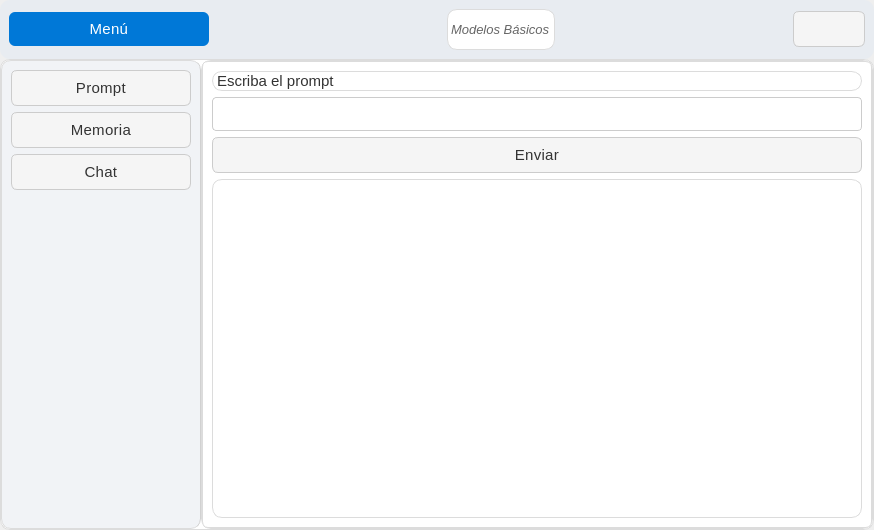
<?xml version="1.0" encoding="UTF-8"?>
<ui version="4.0">
 <class>Dialog</class>
 <widget class="QDialog" name="Dialog">
  <property name="geometry">
   <rect>
    <x>0</x>
    <y>0</y>
    <width>874</width>
    <height>530</height>
   </rect>
  </property>
  <property name="windowTitle">
   <string>Dialog</string>
  </property>
  <property name="styleSheet">
   <string notr="true">/* === Estilo general === */
QMainWindow {
    background-color: #f6f7fb;
    color: #333333;
    font-family: &quot;Segoe UI Variable&quot;, &quot;Roboto&quot;, &quot;Open Sans&quot;, sans-serif;
    font-size: 16px;
    font-weight: 300; /* Más delgada */
}

/* === Frames === */
QFrame {
    background-color: #ffffff;
    border-radius: 10px;
    border: 1px solid #dcdcdc;
}

/* Barra superior */
#frame_superior {
    background-color: #e8ecf1;
    border: none;
}

/* Panel lateral */
#frame_lateral {
    background-color: #f1f3f6;
    border-right: 1px solid #d1d1d1;
}

/* Área principal */
#frame_paginas {
    background-color: #ffffff;
}

/* === Botones === */
QPushButton {
    background-color: #f5f5f5;
    color: #333333;
    border: 1px solid #cccccc;
    border-radius: 6px;
    padding: 8px 14px;
    font-weight: 400;
    font-size: 15px;
    letter-spacing: 0.3px;
}

QPushButton:hover {
    background-color: #0078d7;
    color: #ffffff;
    border: 1px solid #0078d7;
}

QPushButton:pressed {
    background-color: #005a9e;
    color: #ffffff;
    border: 1px solid #005a9e;
}

/* Botón principal (Menú) */
#boton_menu {
    background-color: #0078d7;
    color: white;
    border: none;
    font-weight: 400;
}
#boton_menu:hover {
    background-color: #006cbe;
}
#boton_menu:pressed {
    background-color: #005a9e;
}

/* Botón salir */
#boton_salir {
    background-color: #e74c3c;
    color: white;
    border: none;
}
#boton_salir:hover {
    background-color: #c0392b;
}
#boton_salir:pressed {
    background-color: #a93226;
}

/* === Campos de texto === */
QLineEdit {
    background-color: #ffffff;
    color: #333333;
    border: 1px solid #cccccc;
    border-radius: 4px;
    padding: 6px 8px;
    font-size: 15px;
    font-weight: 300;
}

QLineEdit:focus {
    border: 1px solid #0078d7;
    background-color: #f9fcff;
}

/* === Labels === */
QLabel {
    color: #333333;
    font-weight: 300;
    font-size: 15px;
}

/* Label inferior o secundario */
#label {
    color: #666666;
    font-size: 13px;
    font-style: italic;
}

/* === Stacked Widget === */
QStackedWidget {
    background-color: #ffffff;
    border: 1px solid #dcdcdc;
    border-radius: 6px;
}

/* === Scrollbars === */
QScrollBar:vertical {
    border: none;
    background: #f0f0f0;
    width: 10px;
    border-radius: 4px;
}
QScrollBar::handle:vertical {
    background: #cccccc;
    min-height: 20px;
    border-radius: 4px;
}
QScrollBar::handle:vertical:hover {
    background: #0078d7;
}
QScrollBar::add-line:vertical,
QScrollBar::sub-line:vertical {
    height: 0;
}

/* === Layouts === */
QVBoxLayout, QHBoxLayout {
    spacing: 10px;
}

/* === Botones laterales === */
#boton_agregar, #boton_buscar, #boton_actualizar, #boton_eliminar, #boton_consultar {
    background-color: #ffffff;
    border: 1px solid #cccccc;
    color: #333333;
    font-weight: 400;
    font-size: 15px;
}

#boton_agregar:hover, 
#boton_buscar:hover, 
#boton_actualizar:hover, 
#boton_eliminar:hover,
#boton_consultar:hover {
    background-color: #e8f0fe;
    border: 1px solid #0078d7;
    color: #0078d7;
}

#boton_agregar:pressed, 
#boton_buscar:pressed, 
#boton_actualizar:pressed, 
#boton_eliminar:pressed ,
#boton_consultar:pressed{
    background-color: #cce0ff;
}

/* === Tooltips === */
QToolTip {
    background-color: #ffffff;
    color: #333333;
    border: 1px solid #0078d7;
    padding: 6px;
    border-radius: 4px;
    font-size: 14px;
}</string>
  </property>
  <layout class="QVBoxLayout" name="verticalLayout" stretch="1,8">
   <property name="spacing">
    <number>0</number>
   </property>
   <property name="leftMargin">
    <number>0</number>
   </property>
   <property name="topMargin">
    <number>0</number>
   </property>
   <property name="rightMargin">
    <number>0</number>
   </property>
   <property name="bottomMargin">
    <number>0</number>
   </property>
   <item>
    <widget class="QFrame" name="frame_superior">
     <property name="frameShape">
      <enum>QFrame::StyledPanel</enum>
     </property>
     <property name="frameShadow">
      <enum>QFrame::Raised</enum>
     </property>
     <layout class="QHBoxLayout" name="horizontalLayout">
      <item>
       <widget class="QPushButton" name="boton_menu">
        <property name="minimumSize">
         <size>
          <width>200</width>
          <height>0</height>
         </size>
        </property>
        <property name="maximumSize">
         <size>
          <width>200</width>
          <height>16777215</height>
         </size>
        </property>
        <property name="text">
         <string>Menú</string>
        </property>
        <property name="icon">
         <iconset>
          <normaloff>../imagenes/boton_menu.png</normaloff>../imagenes/boton_menu.png</iconset>
        </property>
        <property name="iconSize">
         <size>
          <width>32</width>
          <height>32</height>
         </size>
        </property>
       </widget>
      </item>
      <item>
       <spacer name="horizontalSpacer">
        <property name="orientation">
         <enum>Qt::Horizontal</enum>
        </property>
        <property name="sizeHint" stdset="0">
         <size>
          <width>225</width>
          <height>20</height>
         </size>
        </property>
       </spacer>
      </item>
      <item>
       <widget class="QLabel" name="label">
        <property name="text">
         <string>Modelos Básicos</string>
        </property>
       </widget>
      </item>
      <item>
       <spacer name="horizontalSpacer_2">
        <property name="orientation">
         <enum>Qt::Horizontal</enum>
        </property>
        <property name="sizeHint" stdset="0">
         <size>
          <width>225</width>
          <height>20</height>
         </size>
        </property>
       </spacer>
      </item>
      <item>
       <widget class="QPushButton" name="boton_cerrar">
        <property name="text">
         <string/>
        </property>
        <property name="icon">
         <iconset>
          <normaloff>../imagenes/boton_cerrar.png</normaloff>../imagenes/boton_cerrar.png</iconset>
        </property>
        <property name="iconSize">
         <size>
          <width>32</width>
          <height>32</height>
         </size>
        </property>
       </widget>
      </item>
     </layout>
    </widget>
   </item>
   <item>
    <widget class="QFrame" name="frame_central">
     <property name="frameShape">
      <enum>QFrame::StyledPanel</enum>
     </property>
     <property name="frameShadow">
      <enum>QFrame::Raised</enum>
     </property>
     <layout class="QHBoxLayout" name="horizontalLayout_2" stretch="0,0">
      <property name="spacing">
       <number>0</number>
      </property>
      <property name="leftMargin">
       <number>0</number>
      </property>
      <property name="topMargin">
       <number>0</number>
      </property>
      <property name="rightMargin">
       <number>0</number>
      </property>
      <property name="bottomMargin">
       <number>0</number>
      </property>
      <item>
       <widget class="QFrame" name="frame_lateral">
        <property name="minimumSize">
         <size>
          <width>200</width>
          <height>0</height>
         </size>
        </property>
        <property name="maximumSize">
         <size>
          <width>0</width>
          <height>16777215</height>
         </size>
        </property>
        <property name="frameShape">
         <enum>QFrame::StyledPanel</enum>
        </property>
        <property name="frameShadow">
         <enum>QFrame::Raised</enum>
        </property>
        <layout class="QVBoxLayout" name="verticalLayout_2">
         <item>
          <widget class="QPushButton" name="boton_prompt">
           <property name="text">
            <string>Prompt</string>
           </property>
          </widget>
         </item>
         <item>
          <widget class="QPushButton" name="boton_memoria">
           <property name="text">
            <string>Memoria</string>
           </property>
          </widget>
         </item>
         <item>
          <widget class="QPushButton" name="boton_chat">
           <property name="text">
            <string>Chat</string>
           </property>
          </widget>
         </item>
         <item>
          <spacer name="verticalSpacer">
           <property name="orientation">
            <enum>Qt::Vertical</enum>
           </property>
           <property name="sizeHint" stdset="0">
            <size>
             <width>28</width>
             <height>300</height>
            </size>
           </property>
          </spacer>
         </item>
        </layout>
       </widget>
      </item>
      <item>
       <widget class="QFrame" name="frame_paginas">
        <property name="frameShape">
         <enum>QFrame::StyledPanel</enum>
        </property>
        <property name="frameShadow">
         <enum>QFrame::Raised</enum>
        </property>
        <layout class="QVBoxLayout" name="verticalLayout_3">
         <property name="spacing">
          <number>0</number>
         </property>
         <property name="leftMargin">
          <number>0</number>
         </property>
         <property name="topMargin">
          <number>0</number>
         </property>
         <property name="rightMargin">
          <number>0</number>
         </property>
         <property name="bottomMargin">
          <number>0</number>
         </property>
         <item>
          <widget class="QStackedWidget" name="stackedWidget">
           <property name="currentIndex">
            <number>0</number>
           </property>
           <widget class="QWidget" name="page_prompt">
            <layout class="QVBoxLayout" name="verticalLayout_4">
             <item>
              <widget class="QLabel" name="label_2">
               <property name="text">
                <string>Escriba el prompt</string>
               </property>
              </widget>
             </item>
             <item>
              <widget class="QLineEdit" name="input_prompt"/>
             </item>
             <item>
              <widget class="QPushButton" name="boton_enviar">
               <property name="text">
                <string>Enviar</string>
               </property>
              </widget>
             </item>
             <item>
              <widget class="QTextEdit" name="output_response"/>
             </item>
            </layout>
           </widget>
           <widget class="QWidget" name="page_memoria">
            <layout class="QVBoxLayout" name="verticalLayout_5">
             <item>
              <widget class="QLabel" name="label_3">
               <property name="text">
                <string>Escriba el prompt para el historial</string>
               </property>
              </widget>
             </item>
             <item>
              <widget class="QLineEdit" name="input_prompt_2"/>
             </item>
             <item>
              <widget class="QPushButton" name="boton_enviar_2">
               <property name="text">
                <string>Enviar</string>
               </property>
              </widget>
             </item>
             <item>
              <widget class="QTextEdit" name="output_response_2"/>
             </item>
            </layout>
           </widget>
           <widget class="QWidget" name="page_chat">
            <layout class="QVBoxLayout" name="verticalLayout_6">
             <item>
              <widget class="QLabel" name="label_4">
               <property name="text">
                <string>Escriba el prompt para chat</string>
               </property>
              </widget>
             </item>
             <item>
              <widget class="QLineEdit" name="input_prompt_3"/>
             </item>
             <item>
              <widget class="QPushButton" name="boton_enviar_3">
               <property name="text">
                <string>Enviar</string>
               </property>
              </widget>
             </item>
             <item>
              <widget class="QTextEdit" name="output_response_3"/>
             </item>
            </layout>
           </widget>
          </widget>
         </item>
        </layout>
       </widget>
      </item>
     </layout>
    </widget>
   </item>
  </layout>
 </widget>
 <resources/>
 <connections/>
</ui>
